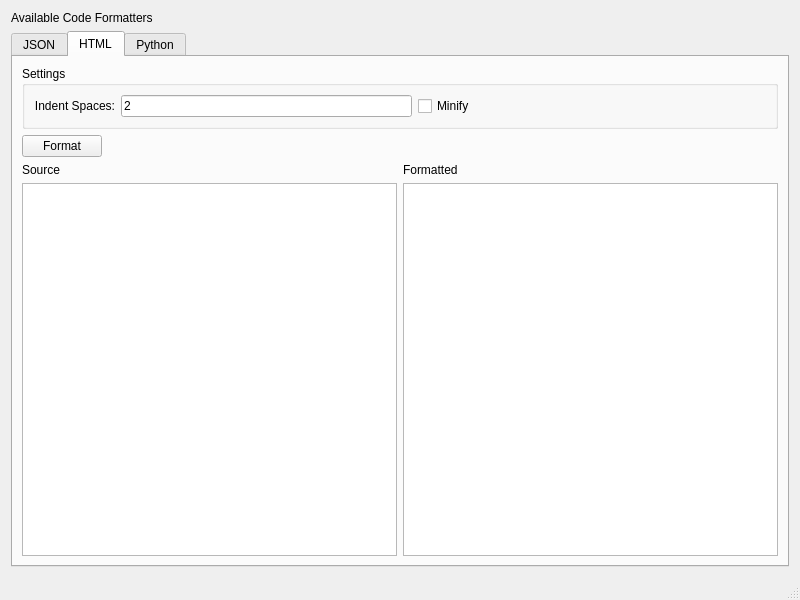
<?xml version="1.0" encoding="UTF-8"?>
<ui version="4.0">
 <class>MainWindow</class>
 <widget class="QMainWindow" name="MainWindow">
  <property name="geometry">
   <rect>
    <x>0</x>
    <y>0</y>
    <width>800</width>
    <height>600</height>
   </rect>
  </property>
  <property name="windowTitle">
   <string>Code Formatter</string>
  </property>
  <widget class="QWidget" name="centralwidget">
   <layout class="QVBoxLayout" name="verticalLayout_5">
    <property name="leftMargin">
     <number>11</number>
    </property>
    <property name="topMargin">
     <number>11</number>
    </property>
    <property name="rightMargin">
     <number>11</number>
    </property>
    <property name="bottomMargin">
     <number>11</number>
    </property>
    <item>
     <widget class="QLabel" name="label_3">
      <property name="text">
       <string>Available Code Formatters</string>
      </property>
     </widget>
    </item>
    <item>
     <widget class="QTabWidget" name="tabWidget">
      <property name="currentIndex">
       <number>1</number>
      </property>
      <widget class="QWidget" name="jsonTab">
       <attribute name="title">
        <string>JSON</string>
       </attribute>
       <layout class="QVBoxLayout" name="verticalLayout_4">
        <item>
         <widget class="QGroupBox" name="groupBox">
          <property name="title">
           <string>Settings</string>
          </property>
          <layout class="QVBoxLayout" name="verticalLayout_3">
           <item>
            <layout class="QHBoxLayout" name="horizontalLayout_2">
             <item>
              <widget class="QLabel" name="label_4">
               <property name="text">
                <string>Indent Spaces:</string>
               </property>
               <property name="alignment">
                <set>Qt::AlignRight|Qt::AlignTrailing|Qt::AlignVCenter</set>
               </property>
              </widget>
             </item>
             <item>
              <widget class="QLineEdit" name="jsonIndent">
               <property name="text">
                <string>2</string>
               </property>
              </widget>
             </item>
             <item>
              <widget class="QCheckBox" name="minifyCheckbox">
               <property name="enabled">
                <bool>true</bool>
               </property>
               <property name="text">
                <string>Minify</string>
               </property>
              </widget>
             </item>
             <item>
              <spacer name="horizontalSpacer">
               <property name="orientation">
                <enum>Qt::Horizontal</enum>
               </property>
               <property name="sizeHint" stdset="0">
                <size>
                 <width>40</width>
                 <height>20</height>
                </size>
               </property>
              </spacer>
             </item>
            </layout>
           </item>
          </layout>
         </widget>
        </item>
        <item>
         <layout class="QHBoxLayout" name="horizontalLayout_3">
          <item>
           <widget class="QPushButton" name="jsonFormatButton">
            <property name="text">
             <string>Format</string>
            </property>
           </widget>
          </item>
          <item>
           <spacer name="horizontalSpacer_2">
            <property name="orientation">
             <enum>Qt::Horizontal</enum>
            </property>
            <property name="sizeHint" stdset="0">
             <size>
              <width>40</width>
              <height>20</height>
             </size>
            </property>
           </spacer>
          </item>
         </layout>
        </item>
        <item>
         <layout class="QHBoxLayout" name="horizontalLayout">
          <item>
           <layout class="QVBoxLayout" name="verticalLayout">
            <item>
             <widget class="QLabel" name="label">
              <property name="text">
               <string>Source</string>
              </property>
             </widget>
            </item>
            <item>
             <widget class="QTextEdit" name="jsonSourceTextEdit">
              <property name="font">
               <font>
                <family>Courier</family>
               </font>
              </property>
             </widget>
            </item>
           </layout>
          </item>
          <item>
           <layout class="QVBoxLayout" name="verticalLayout_2">
            <item>
             <widget class="QLabel" name="label_2">
              <property name="text">
               <string>Formatted</string>
              </property>
             </widget>
            </item>
            <item>
             <widget class="QTextEdit" name="jsonDestTextEdit">
              <property name="font">
               <font>
                <family>Courier</family>
               </font>
              </property>
             </widget>
            </item>
           </layout>
          </item>
         </layout>
        </item>
       </layout>
      </widget>
      <widget class="QWidget" name="htmlTab">
       <attribute name="title">
        <string>HTML</string>
       </attribute>
       <layout class="QVBoxLayout" name="verticalLayout_8">
        <item>
         <widget class="QGroupBox" name="groupBox_2">
          <property name="title">
           <string>Settings</string>
          </property>
          <layout class="QHBoxLayout" name="horizontalLayout_4">
           <item>
            <widget class="QLabel" name="label_5">
             <property name="text">
              <string>Indent Spaces:</string>
             </property>
             <property name="alignment">
              <set>Qt::AlignRight|Qt::AlignTrailing|Qt::AlignVCenter</set>
             </property>
            </widget>
           </item>
           <item>
            <widget class="QLineEdit" name="htmlIndentLineEdit">
             <property name="text">
              <string>2</string>
             </property>
            </widget>
           </item>
           <item>
            <widget class="QCheckBox" name="htmlMinifyCheckbox">
             <property name="text">
              <string>Minify</string>
             </property>
            </widget>
           </item>
           <item>
            <spacer name="horizontalSpacer_4">
             <property name="orientation">
              <enum>Qt::Horizontal</enum>
             </property>
             <property name="sizeHint" stdset="0">
              <size>
               <width>40</width>
               <height>20</height>
              </size>
             </property>
            </spacer>
           </item>
          </layout>
         </widget>
        </item>
        <item>
         <layout class="QHBoxLayout" name="horizontalLayout_5">
          <item>
           <widget class="QPushButton" name="htmlFormatButton">
            <property name="text">
             <string>Format</string>
            </property>
           </widget>
          </item>
          <item>
           <spacer name="horizontalSpacer_3">
            <property name="orientation">
             <enum>Qt::Horizontal</enum>
            </property>
            <property name="sizeHint" stdset="0">
             <size>
              <width>40</width>
              <height>20</height>
             </size>
            </property>
           </spacer>
          </item>
         </layout>
        </item>
        <item>
         <layout class="QHBoxLayout" name="horizontalLayout_6">
          <item>
           <layout class="QVBoxLayout" name="verticalLayout_6">
            <item>
             <widget class="QLabel" name="label_6">
              <property name="text">
               <string>Source</string>
              </property>
              <property name="alignment">
               <set>Qt::AlignLeading|Qt::AlignLeft|Qt::AlignVCenter</set>
              </property>
             </widget>
            </item>
            <item>
             <widget class="QTextEdit" name="htmlSourceTextEdit"/>
            </item>
           </layout>
          </item>
          <item>
           <layout class="QVBoxLayout" name="verticalLayout_7">
            <item>
             <widget class="QLabel" name="label_7">
              <property name="text">
               <string>Formatted</string>
              </property>
              <property name="alignment">
               <set>Qt::AlignLeading|Qt::AlignLeft|Qt::AlignVCenter</set>
              </property>
             </widget>
            </item>
            <item>
             <widget class="QPlainTextEdit" name="htmlDestTextEdit"/>
            </item>
           </layout>
          </item>
         </layout>
        </item>
       </layout>
      </widget>
      <widget class="QWidget" name="pythonTab">
       <attribute name="title">
        <string>Python</string>
       </attribute>
      </widget>
     </widget>
    </item>
   </layout>
  </widget>
  <widget class="QMenuBar" name="menubar">
   <property name="geometry">
    <rect>
     <x>0</x>
     <y>0</y>
     <width>800</width>
     <height>26</height>
    </rect>
   </property>
  </widget>
  <widget class="QStatusBar" name="statusbar"/>
 </widget>
 <resources/>
 <connections/>
</ui>
